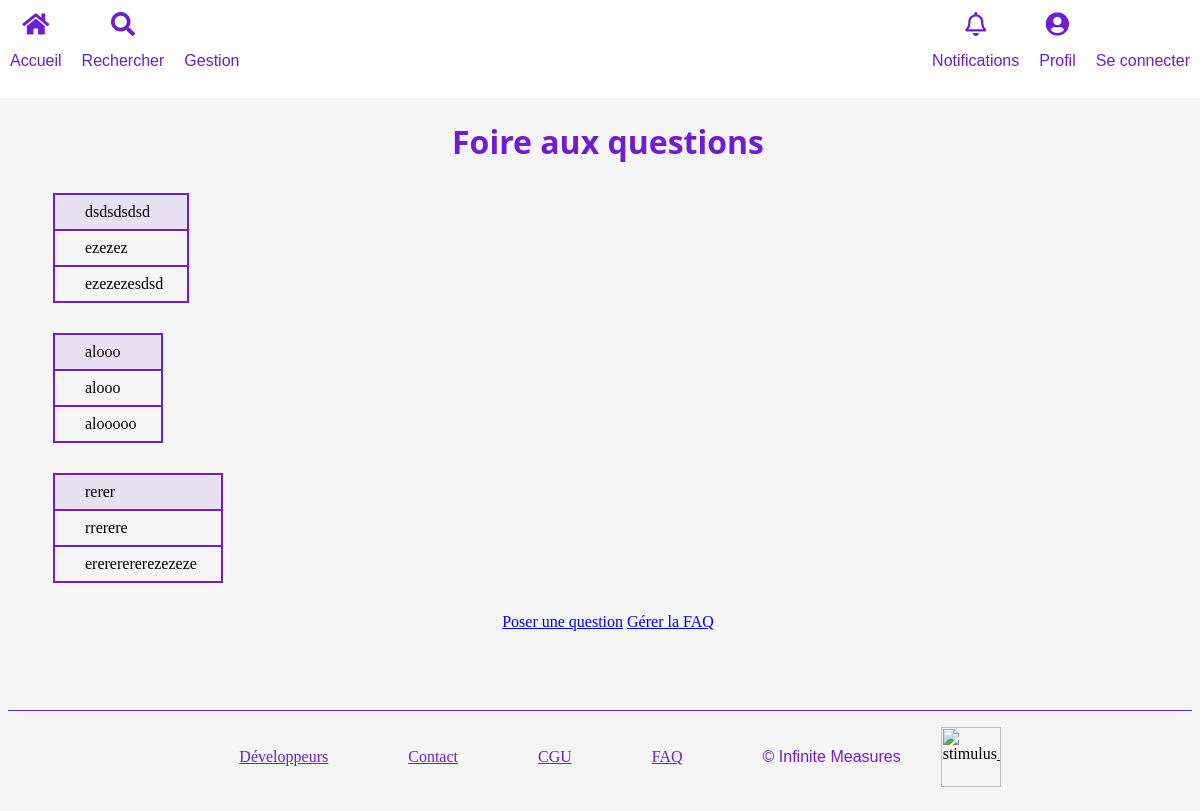
The app's page /faqs with its own data.
### tables this page shows
CREATE TABLE `faq_questions` (
  `id` int(11) NOT NULL,
  `supervisor_id` int(11) DEFAULT NULL,
  `title` varchar(255) DEFAULT NULL,
  `answer` varchar(255) DEFAULT NULL,
  `subject` varchar(255) DEFAULT NULL,
  `visible` tinyint(1) NOT NULL DEFAULT '1'
);

### app/controllers/Faqs.php (called while the page is built, shortened)
<?php
class Faqs extends Controller {
    public function __construct() {
        $this->faqModel = $this->model('Faq');
    }
    public function index() {
        $faq_questions=$this->faqModel->QuestionVisible();
        $this->view('faqs/index',$faq_questions);
    }
}
?>

### app/libraries/Core.php (called while the page is built, shortened)
<?php
  class Core {
    protected $currentMethod = 'index';
    public function __construct() {
      $url = $this->getUrl();
      if (file_exists('../app/controllers/' . ucwords($url[0]). '.php')) {
        unset($url[0]);
      }
      $this->currentController = new $this->currentController;
      $this->params = $url ? array_values($url) : [];
      call_user_func_array([$this->currentController, $this->currentMethod], $this->params);
    }
    public function getUrl() {
      if (isset($_GET['url'])) {
        $url = rtrim($_GET['url'], '/');
        $url = filter_var($url, FILTER_SANITIZE_URL);
        $url = explode('/', $url);
        return $url;
      }
    }
  }
?>

### public/index.php (called while the page is built, shortened)
<?php
  $init = new Core;
?>

### app/libraries/Database.php (called while the page is built, shortened)
<?php
  class Database {
    private $host = DB_HOST;
    private $user = DB_USER;
    private $pass = DB_PASS;
    private $dbname = DB_NAME;
    private $dbh;
    private $stmt;
    public function __construct() {
      $dsn = 'mysql:host=' . $this->host . ';dbname=' . $this->dbname;
      $options = array(
        PDO::ATTR_PERSISTENT => true,
        PDO::ATTR_ERRMODE => PDO::ERRMODE_EXCEPTION
      );
      try {
        $this->dbh = new PDO($dsn, $this->user, $this->pass, $options);
      } catch(PDOException $e) {
        $this->error = $e->getMessage();
        echo $this->error;
      }
    }
    public function query($sql) {
      $this->stmt = $this->dbh->prepare($sql);
    }
    public function execute() {
      try{
      return $this->stmt->execute();
      }
      catch (PDOException $e){
        $this->error = $e->getMessage();
        echo $this->error;
      }
    }
    public function resultSet() {
      $this->execute();
      return $this->stmt->fetchAll(PDO::FETCH_OBJ);
    }
  }
?>

### app/models/Faq.php (called while the page is built, shortened)
<?php
class Faq {
    private $db;
    public function __construct() {
        $this->db = new Database;
    }
    public function QuestionVisible() {
        $this->db->query('SELECT * FROM faq_questions WHERE visible=1 ');
        return $faq_invisible=$this->db->resultSet();
    }
}
?>

### app/views/faqs/index.php (the view, shortened to what this page needs)
<?php require APPROOT . '/views/inc/header.php'; ?>
<div class="container">
    <h1>Foire aux questions</h1>
    <?php foreach($data as $faq_question): ?>
            <table>
                <thead>
                     <tr>
                         <td>
                         <?= $faq_question->subject ?>
                         </td>
                     </tr>
                </thead>
            <tbody>
                <tr>
                    <td>
                    <?= $faq_question->title ?>
                    </td>
                </tr>
                <tr>
                    <td class="reponse">
                    <?= $faq_question->answer ?>
                    </td>
                </tr>
            </tbody>
            </table>
    <?php endforeach ; ?>
    <a href="<?php echo URLROOT; ?>faqs/new">Poser une question</a>
    <a href="<?php echo URLROOT; ?>faqs/edit">Gérer la FAQ</a>
</div>
<?php require APPROOT . '/views/inc/footer.php'; ?>

### app/libraries/Controller.php (shortened to what this page needs)
<?php
  class Controller {
    public function view($view, $data = []) {
      if (file_exists('../app/views/' . $view . '.php')) {
        extract($data);
        $data=$data;
        require_once '../app/views/' . $view . '.php';
      } else {
        die("Error: the view you're looking for does not appear to exist");
      }
    }
  }
?>

### app/views/inc/header.php (shortened to what this page needs)
<!DOCTYPE html>
<html lang="en">
<head>
  <link rel="stylesheet" href="<?php echo URLROOT; ?>/css/style.css" >
  <link rel="stylesheet" href="https://pro.fontawesome.com/releases/v5.10.0/css/all.css"/>
</head>
<body>
  <header>
    <div class="left-links">
      <a href="<?php echo URLROOT; ?>">
        <i class="fas fa-home"></i>
        <p>Accueil</p>
      </a>
      <a href="<?php echo URLROOT; ?>supervisors/search">
        <i class="fas fa-search"></i>
        <p>Rechercher</p>
      </a>
      <a href="<?php echo URLROOT; ?>supervisors/add_user">
        <i class="fal fa-user-cog"></i>
        <p>Gestion</p>
      </a>
    </div>
    <div class="right-links">
      <a href="<?php echo URLROOT; ?>/users/notifications">
        <i class="far fa-bell"></i>
        <p>Notifications</p>
      </a>
      <a href="<?php echo URLROOT; ?>/users/profile/<?php echo $_SESSION['user_id']; ?>">
        <i class="fas fa-user-circle"></i>
        <p>Profil</p>
      </a>
      <?php if(isset($_SESSION['user_id'])) : ?>
        <a href="<?php echo URLROOT; ?>/users/logout">
          <i class="fad fa-sign-out"></i>
          <p>Se déconnecter</p>
        </a>
      <?php else : ?>
        <a href="<?php echo URLROOT; ?>/users/sign_in">
          <i class="far fa-sign-in-alt"></i>
          <p>Se connecter</p>
        </a>
      <?php endif; ?>
    </div>
  </header>

### app/views/inc/footer.php (shortened to what this page needs)
<footer class="footer border-top d-flex flex-column justify-content-center align-items-center">
  <a href="<?php echo URLROOT; ?>pages/team">Développeurs</a>
  <a href="<?php echo URLROOT; ?>pages/contact">Contact</a>
  <a href="<?php echo URLROOT; ?>cgus">CGU</a>
  <a href="<?php echo URLROOT; ?>faqs">FAQ</a>
  <p>© Infinite Measures</p>
  <img src="https://res.cloudinary.com/isep/image/upload/v1587331391/stimulus/Infinite_measures_qao75a.png" alt ="stimulus_logo" target ="_blank" title = "Infinite Measures Logo" class="photo"/>
</footer>
</body>
</html>

### public/css/config.css (style rules this page uses)
h1, h2, h3, h4, h5, h6 { font-family: "Open Sans", sans-serif; color: var(--primary-color); }
p { font-family: "Montserrat", sans-serif; font-size: 16px !important; }
:root { --primary-color: #6d1ed1; }
body { background: whitesmoke; }

### public/css/components/container.css (style rules this page uses)
.container { padding-right: 15px; padding-left: 15px; margin-right: auto; margin-left: auto; margin-top: 120px; min-height: 70vh; text-align: center; }
@media (min-width: 768px) { .container { width: 750px; } }
@media (min-width: 992px) { .container { width: 970px; } }
@media (min-width: 1200px) { .container { width: 1170px; } }

### public/css/users/test_results.css (style rules this page uses)
table, th, td { border: 2px solid var(--primary-color); border-collapse: collapse; }
th, td { padding-right: 24px; }

### records on screen
faq_questions: subject "dsdsdsdsd", title "ezezez", answer "ezezezesdsd"
faq_questions: subject "alooo", title "alooo", answer "alooooo"
faq_questions: subject "rerer", title "rrerere", answer "erererererezezeze"
